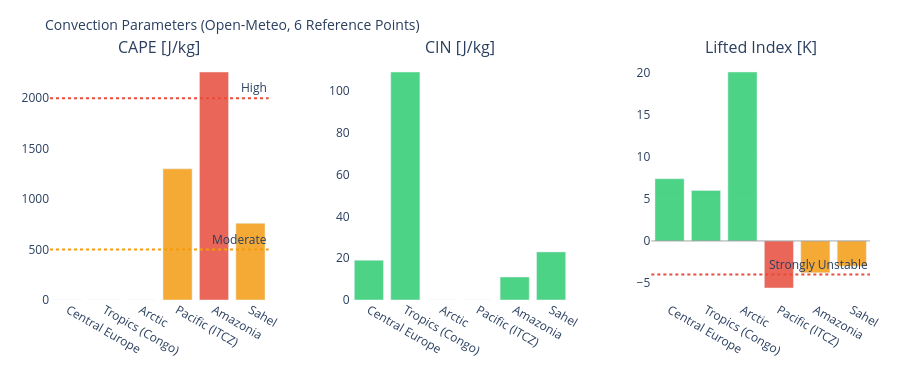

Write notebook code for a chart like this one.
### Markdown cell above
---
## 3. Visualizations

### Code cell
# ============================================================
# CAPE / CIN / LIFTED INDEX – Convection potential
# ============================================================

if not df_atm.empty:
    fig = make_subplots(
        rows=1, cols=3,
        subplot_titles=['CAPE [J/kg]', 'CIN [J/kg]', 'Lifted Index [K]'],
        horizontal_spacing=0.1
    )
    pts = df_atm['point'].tolist()
    pt_colors = ['#E85D24','#185FA5','#888780','#378ADD','#639922','#F2A623']

    # CAPE – höher = mehr Gewitterpotential
    cape_vals = df_atm['cape'].fillna(0).tolist()
    cape_colors = ['#e74c3c' if v > 2000 else '#f39c12' if v > 500 else '#2ecc71'
                   for v in cape_vals]
    fig.add_trace(go.Bar(x=pts, y=cape_vals, marker_color=cape_colors,
                         opacity=0.85, showlegend=False), row=1, col=1)
    fig.add_hline(y=2000, line_dash='dot', line_color='#e74c3c',
                  annotation_text='High', row=1, col=1)
    fig.add_hline(y=500,  line_dash='dot', line_color='#f39c12',
                  annotation_text='Moderate', row=1, col=1)

    # CIN – negativer = stärker gedeckelt (weniger Auslöse)
    cin_vals = df_atm['cin'].fillna(0).tolist()
    cin_colors = ['#e74c3c' if v < -200 else '#f39c12' if v < -50 else '#2ecc71'
                  for v in cin_vals]
    fig.add_trace(go.Bar(x=pts, y=cin_vals, marker_color=cin_colors,
                         opacity=0.85, showlegend=False), row=1, col=2)

    # Lifted Index – negativ = instabil
    li_vals = df_atm['li'].fillna(0).tolist()
    li_colors = ['#e74c3c' if v < -4 else '#f39c12' if v < 0 else '#2ecc71'
                 for v in li_vals]
    fig.add_trace(go.Bar(x=pts, y=li_vals, marker_color=li_colors,
                         opacity=0.85, showlegend=False), row=1, col=3)
    fig.add_hline(y=0, line_color='gray', line_width=0.7, row=1, col=3)
    fig.add_hline(y=-4, line_dash='dot', line_color='#e74c3c',
                  annotation_text='Strongly Unstable', row=1, col=3)

    fig.update_layout(
        title=dict(text='Convection Parameters (Open-Meteo, 6 Reference Points)', font=dict(size=14)),
        height=380, plot_bgcolor='rgba(0,0,0,0)', paper_bgcolor='rgba(0,0,0,0)',
        margin=dict(l=50, r=30, t=60, b=80)
    )
    fig.update_xaxes(tickangle=30)
    fig.show()

### Figure 1 — Plotly figure (JSON) as saved in the notebook; plotly's stock layout.template omitted (floating-point values rounded to 4 significant figures)
{"data": [{"marker": {"color": ["#2ecc71", "#2ecc71", "#2ecc71", "#f39c12", "#e74c3c", "#f39c12"]}, "opacity": 0.85, "showlegend": false, "type": "bar", "x": ["Central Europe", "Tropics (Congo)", "Arctic", "Pacific (ITCZ)", "Amazonia", "Sahel"], "xaxis": "x", "y": [0.0, 0.0, 0.0, 1300.0, 2260.0, 760.0], "yaxis": "y"}, {"marker": {"color": ["#2ecc71", "#2ecc71", "#2ecc71", "#2ecc71", "#2ecc71", "#2ecc71"]}, "opacity": 0.85, "showlegend": false, "type": "bar", "x": ["Central Europe", "Tropics (Congo)", "Arctic", "Pacific (ITCZ)", "Amazonia", "Sahel"], "xaxis": "x2", "y": [19.0, 109.0, 0.0, 0.0, 11.0, 23.0], "yaxis": "y2"}, {"marker": {"color": ["#2ecc71", "#2ecc71", "#2ecc71", "#e74c3c", "#f39c12", "#f39c12"]}, "opacity": 0.85, "showlegend": false, "type": "bar", "x": ["Central Europe", "Tropics (Congo)", "Arctic", "Pacific (ITCZ)", "Amazonia", "Sahel"], "xaxis": "x3", "y": [7.4, 6.0, 20.1, -5.6, -3.8, -3.0], "yaxis": "y3"}], "layout": {"annotations": [{"font": {"size": 16}, "showarrow": false, "text": "CAPE [J/kg]", "x": 0.1333, "xanchor": "center", "xref": "paper", "y": 1.0, "yanchor": "bottom", "yref": "paper"}, {"font": {"size": 16}, "showarrow": false, "text": "CIN [J/kg]", "x": 0.5, "xanchor": "center", "xref": "paper", "y": 1.0, "yanchor": "bottom", "yref": "paper"}, {"font": {"size": 16}, "showarrow": false, "text": "Lifted Index [K]", "x": 0.8667, "xanchor": "center", "xref": "paper", "y": 1.0, "yanchor": "bottom", "yref": "paper"}, {"showarrow": false, "text": "High", "x": 1, "xanchor": "right", "xref": "x domain", "y": 2000, "yanchor": "bottom", "yref": "y"}, {"showarrow": false, "text": "Moderate", "x": 1, "xanchor": "right", "xref": "x domain", "y": 500, "yanchor": "bottom", "yref": "y"}, {"showarrow": false, "text": "Strongly Unstable", "x": 1, "xanchor": "right", "xref": "x3 domain", "y": -4, "yanchor": "bottom", "yref": "y3"}], "height": 380, "margin": {"b": 80, "l": 50, "r": 30, "t": 60}, "paper_bgcolor": "rgba(0,0,0,0)", "plot_bgcolor": "rgba(0,0,0,0)", "shapes": [{"line": {"color": "#e74c3c", "dash": "dot"}, "type": "line", "x0": 0, "x1": 1, "xref": "x domain", "y0": 2000, "y1": 2000, "yref": "y"}, {"line": {"color": "#f39c12", "dash": "dot"}, "type": "line", "x0": 0, "x1": 1, "xref": "x domain", "y0": 500, "y1": 500, "yref": "y"}, {"line": {"color": "gray", "width": 0.7}, "type": "line", "x0": 0, "x1": 1, "xref": "x3 domain", "y0": 0, "y1": 0, "yref": "y3"}, {"line": {"color": "#e74c3c", "dash": "dot"}, "type": "line", "x0": 0, "x1": 1, "xref": "x3 domain", "y0": -4, "y1": -4, "yref": "y3"}], "title": {"font": {"size": 14}, "text": "Convection Parameters (Open-Meteo, 6 Reference Points)"}, "xaxis": {"anchor": "y", "domain": [0.0, 0.2667], "tickangle": 30}, "xaxis2": {"anchor": "y2", "domain": [0.3667, 0.6333], "tickangle": 30}, "xaxis3": {"anchor": "y3", "domain": [0.7333, 1.0], "tickangle": 30}, "yaxis": {"anchor": "x", "domain": [0.0, 1.0]}, "yaxis2": {"anchor": "x2", "domain": [0.0, 1.0]}, "yaxis3": {"anchor": "x3", "domain": [0.0, 1.0]}}}
